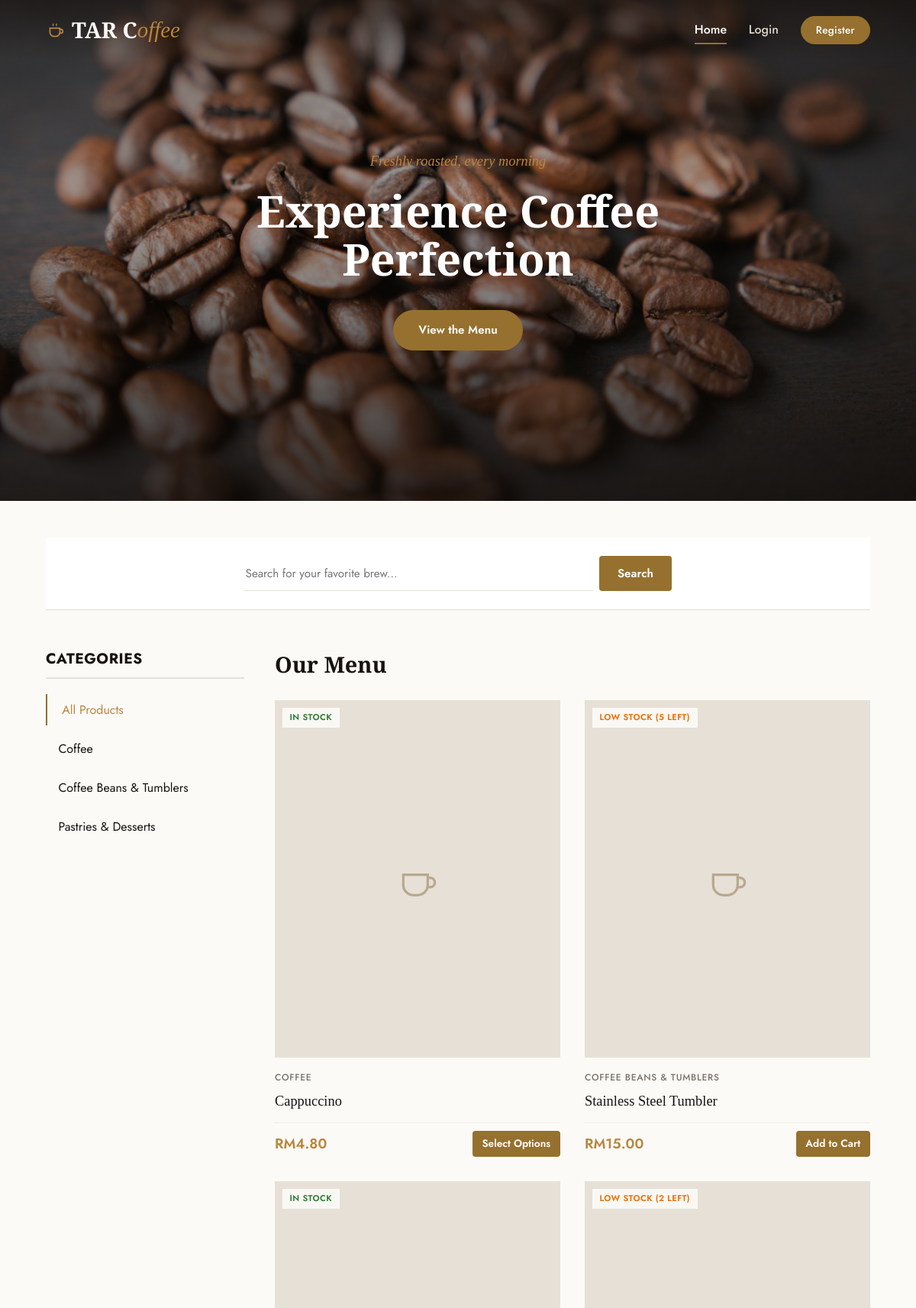
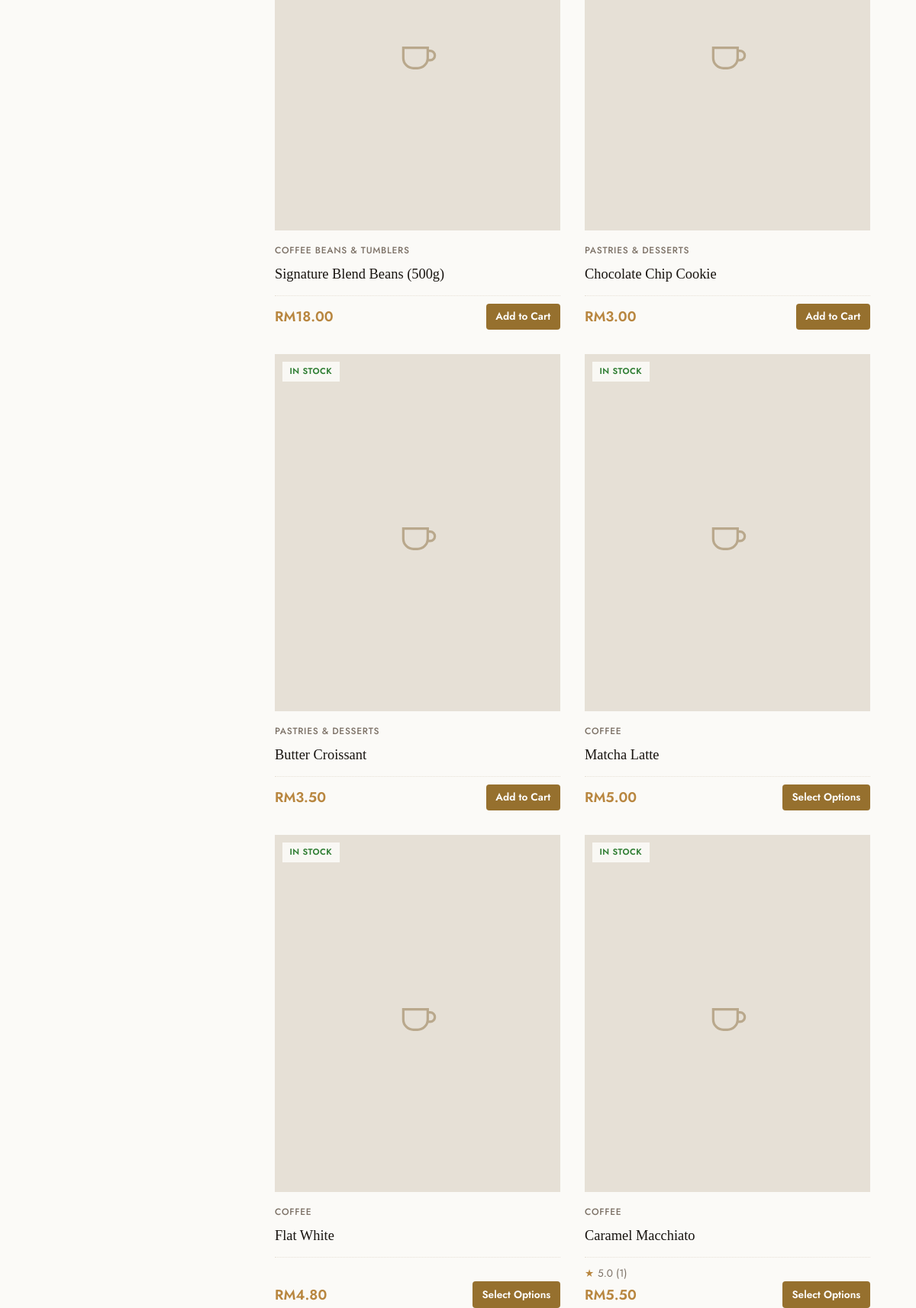
The page / (upper part) on the database its author committed (2 pictures, top to bottom).
### tables this page shows
CREATE TABLE `categories` (
  `id` INT AUTO_INCREMENT PRIMARY KEY,
  `name` VARCHAR(50) NOT NULL UNIQUE,
  `description` TEXT DEFAULT NULL
);

CREATE TABLE `products` (
  `id` INT AUTO_INCREMENT PRIMARY KEY,
  `category_id` INT DEFAULT NULL,
  `name` VARCHAR(100) NOT NULL,
  `description` TEXT DEFAULT NULL,
  `price` DECIMAL(10, 2) NOT NULL,
  `stock` INT UNSIGNED DEFAULT 0,
  `created_at` TIMESTAMP DEFAULT CURRENT_TIMESTAMP,
  FOREIGN KEY (`category_id`) REFERENCES `categories` (`id`) ON DELETE SET NULL,
  INDEX `idx_products_name` (`name`)
);

### includes/html_helpers.php (called while the page is built, shortened)
<?php
function paginate_current_page() {
    $page = filter_input(INPUT_GET, 'page', FILTER_VALIDATE_INT);
    if ($page === false || $page === null || $page < 1) {
        return 1;
    }
    return $page;
}
function paginate_query($pdo, $count_sql, $params, $per_page) {
    $stmt = $pdo->prepare($count_sql);
    $stmt->execute($params);
    $total_rows = (int) $stmt->fetchColumn();
    $total_pages = max(1, (int) ceil($total_rows / $per_page));
    $page = min(paginate_current_page(), $total_pages);
    $offset = ($page - 1) * $per_page;
    return [
        'page' => $page,
        'per_page' => $per_page,
        'offset' => $offset,
        'total_rows' => $total_rows,
        'total_pages' => $total_pages,
    ];
}
?>

### includes/auth.php (called while the page is built, shortened)
<?php
function is_logged_in() {
    return isset($_SESSION['user_id']);
}
function is_admin() {
    return is_logged_in() && isset($_SESSION['user_role']) && $_SESSION['user_role'] === 'admin';
}
?>

### index.php (the view, shortened to what this page needs)
<?php
require_once __DIR__ . '/includes/header.php';
$cat_stmt = $pdo->query("SELECT * FROM categories ORDER BY name ASC");
$categories = $cat_stmt->fetchAll();
$cat_id = isset($_GET['cat_id']) ? intval($_GET['cat_id']) : 0;
$search = isset($_GET['q']) ? trim($_GET['q']) : '';
$where = [];
$params = [];
$where_sql = $where ? (" WHERE " . implode(" AND ", $where)) : "";
$count_sql = "SELECT COUNT(*) FROM products p LEFT JOIN categories c ON p.category_id = c.id" . $where_sql;
$per_page = 12;
$pg = paginate_query($pdo, $count_sql, $params, $per_page);
$sql = "SELECT p.*, c.name as category_name,
        (SELECT image_path FROM product_images WHERE product_id = p.id ORDER BY is_primary DESC, id ASC LIMIT 1) as primary_image,
        (SELECT AVG(rating) FROM reviews WHERE product_id = p.id) as avg_rating,
        (SELECT COUNT(*) FROM reviews WHERE product_id = p.id) as review_count,
        EXISTS(SELECT 1 FROM product_option_groups WHERE product_id = p.id AND is_required = 1) as has_required_options
        FROM products p
        LEFT JOIN categories c ON p.category_id = c.id"
        . $where_sql
        . " ORDER BY p.id DESC LIMIT " . (int) $pg['per_page'] . " OFFSET " . (int) $pg['offset'];
$prod_stmt = $pdo->prepare($sql);
$prod_stmt->execute($params);
$products = $prod_stmt->fetchAll();
?>
<section class="hero">
    <div class="hero-content">
        <span class="hero-eyebrow">Freshly roasted, every morning</span>
        <h1>Experience Coffee Perfection</h1>
        <div class="hero-actions">
            <a href="#products" class="btn btn-accent">View the Menu</a>
        </div>
    </div>
</section>
<div class="quick-search">
    <div class="search-container">
        <form action="index.php" method="GET" class="search-form">
            <input type="text" name="q" class="form-control" maxlength="100" placeholder="Search for your favorite brew..." value="<?= htmlspecialchars($search) ?>">
            <button type="submit" class="btn btn-accent">Search</button>
        </form>
    </div>
</div>
<div class="shop-layout" id="products">
    <aside class="sidebar">
        <h3>Categories</h3>
        <ul class="filter-list">
            <li>
                <a href="index.php<?= !empty($search) ? '?q=' . urlencode($search) : '' ?>" class="<?= $cat_id === 0 ? 'active' : '' ?>">
                    All Products
                </a>
            </li>
            <?php foreach ($categories as $cat): ?>
                <li>
                    <a href="index.php?cat_id=<?= $cat['id'] ?><?= !empty($search) ? '&q=' . urlencode($search) : '' ?>" class="<?= $cat_id === $cat['id'] ? 'active' : '' ?>">
                        <?= htmlspecialchars($cat['name']) ?>
                    </a>
                </li>
            <?php endforeach; ?>
        </ul>
    </aside>
    <section class="products-section">
        <h2 class="section-title">
            <?php
            if ($cat_id > 0) {
                $cat_name = 'Products';
                foreach ($categories as $c) {
                    if ($c['id'] == $cat_id) {
                        $cat_name = $c['name'];
                        break;
                    }
                }
                echo htmlspecialchars($cat_name);
            } else {
                echo 'Our Menu';
            }
            ?>
        </h2>
        <?php if (empty($products)): ?>
            <div class="alert alert-info">
                No products found matching your criteria. Try adjusting your search query or filters.
            </div>
        <?php else: ?>
            <div class="product-grid">
                <?php foreach ($products as $product): ?>
                    <article class="product-card">
                        <div class="product-img-wrapper">
                            <?php
                            $photo_path = 'uploads/products/' . $product['primary_image'];
                            if (!empty($product['primary_image']) && file_exists(__DIR__ . '/' . $photo_path)):
                            ?>
                                <img src="<?= htmlspecialchars($photo_path) ?>" class="product-img" alt="<?= htmlspecialchars($product['name']) ?>">
                            <?php else: ?>
                                <div class="product-img-placeholder">
                                    <svg viewBox="0 0 24 24" fill="none" stroke="currentColor" stroke-width="1.2"><path d="M6 10h11v5a5 5 0 0 1-5 5H10a5 5 0 0 1-5-5v-5z"/><path d="M17 11.5h1.2a2.3 2.3 0 0 1 0 4.6H17"/></svg>
                                </div>
                            <?php endif; ?>
                            <?php if ($product['stock'] == 0): ?>
                                <span class="stock-badge out-of-stock">Sold Out</span>
                            <?php elseif ($product['stock'] <= 5): ?>
                                <span class="stock-badge low-stock">Low Stock (<?= $product['stock'] ?> left)</span>
                            <?php else: ?>
                                <span class="stock-badge in-stock">In Stock</span>
                            <?php endif; ?>
                        </div>
                        <div class="product-info">
                            <span class="product-cat"><?= htmlspecialchars($product['category_name'] ?? 'Uncategorized') ?></span>
                            <h3 class="product-name">
                                <a href="product_detail.php?id=<?= $product['id'] ?>">
                                    <?= htmlspecialchars($product['name']) ?>
                                </a>
                            </h3>
                            <?php if ($product['review_count'] > 0): ?>
                                <span class="star-rating"><span class="stars">★</span> <?= number_format($product['avg_rating'], 1) ?> (<?= $product['review_count'] ?>)</span>
                            <?php endif; ?>
                            <div class="product-spacer"></div>
                            <div class="product-price-action">
                                <span class="product-price">RM<?= number_format($product['price'], 2) ?></span>
                                <?php if (is_admin()): ?>
                                    <a href="admin/products.php?action=edit&id=<?= $product['id'] ?>" class="btn btn-secondary btn-sm">Edit</a>
                                <?php else: ?>
                                    <?php if ($product['stock'] > 0 && $product['has_required_options']): ?>
                                        <a href="product_detail.php?id=<?= $product['id'] ?>" class="btn btn-accent btn-sm">Select Options</a>
                                    <?php elseif ($product['stock'] > 0): ?>
                                        <a href="product_detail.php?id=<?= $product['id'] ?>" class="btn btn-accent btn-sm">Add to Cart</a>
                                    <?php else: ?>
                                        <button class="btn btn-secondary btn-sm" disabled>Unavailable</button>
                                    <?php endif; ?>
                                <?php endif; ?>
                            </div>
                        </div>
                    </article>
                <?php endforeach; ?>
            </div>
        <?php endif; ?>
    </section>
</div>
<?php
require_once __DIR__ . '/includes/footer.php';
?>

### rows shown on the page
categories: name "Coffee"
categories: name "Coffee Beans & Tumblers"
categories: name "Pastries & Desserts"
products: stock "IN STOCK", category.name "COFFEE", name "Cappuccino", price "4.80"
products: stock "5", category.name "COFFEE BEANS & TUMBLERS", name "Stainless Steel Tumbler", price "15.00"
products: stock "IN STOCK", category.name "COFFEE BEANS & TUMBLERS", name "Signature Blend Beans (500g)", price "18.00"
products: stock "2", category.name "PASTRIES & DESSERTS", name "Chocolate Chip Cookie", price "3.00"
products: stock "IN STOCK", category.name "PASTRIES & DESSERTS", name "Butter Croissant", price "3.50"
products: stock "IN STOCK", category.name "COFFEE", name "Matcha Latte", price "5.00"
products: stock "IN STOCK", category.name "COFFEE", name "Flat White", price "4.80"
products: stock "IN STOCK", category.name "COFFEE", name "Caramel Macchiato", avg_rating "5.0", review_count "1", price "5.50"
